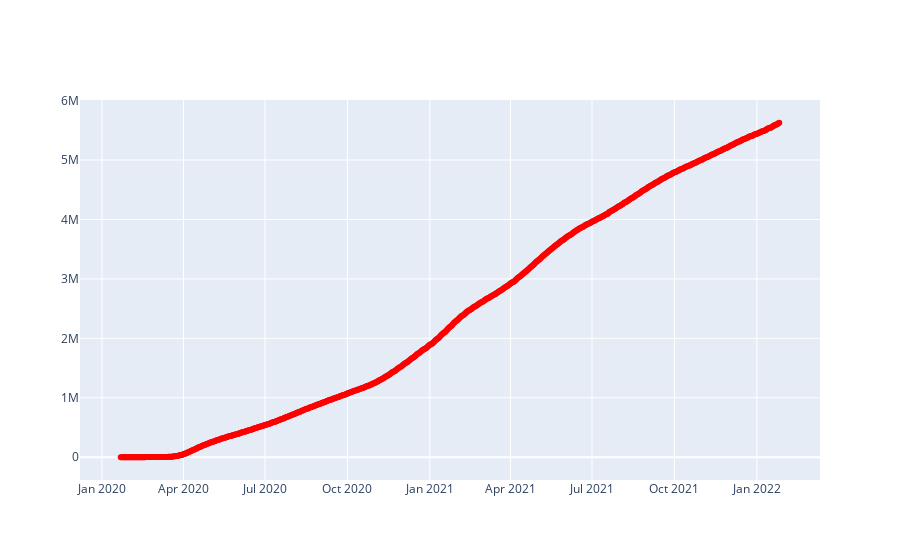

The notebook cell this image was saved under:
### Code cell
fig = go.Figure()
fig.add_trace(go.Scatter(x = deaths['Date'], y = deaths['Deaths'], mode = 'lines+markers', name = 'Deaths', line = dict(color = "Red", width = 1)))
fig.show()

### Figure 1 — Plotly figure (JSON) as saved in the notebook; plotly's stock layout.template omitted (floating-point values rounded to 4 significant figures; data arrays with more than 128 entries replaced by an {"elided": "..."} marker saying what was removed)
{"data": [{"line": {"color": "Red", "width": 1}, "mode": "lines+markers", "name": "Deaths", "type": "scatter", "x": {"elided": "736 str values"}, "y": {"elided": "736 int values"}}], "layout": {}}
